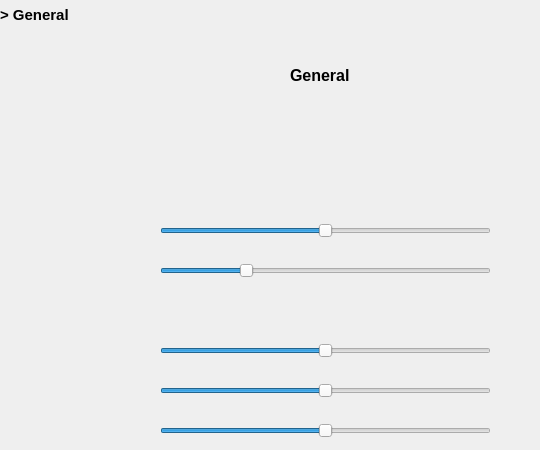
       <widget class="QWidget" name="weapon_general_page">
        <widget class="QLabel" name="label_weapon_general">
         <property name="geometry">
          <rect>
           <x>0</x>
           <y>0</y>
           <width>160</width>
           <height>30</height>
          </rect>
         </property>
         <property name="minimumSize">
          <size>
           <width>160</width>
           <height>30</height>
          </size>
         </property>
         <property name="maximumSize">
          <size>
           <width>160</width>
           <height>30</height>
          </size>
         </property>
         <property name="font">
          <font>
           <family>Yu Gothic UI</family>
           <pointsize>11</pointsize>
           <weight>75</weight>
           <bold>true</bold>
          </font>
         </property>
         <property name="text">
          <string>&gt; General</string>
         </property>
        </widget>
        <widget class="QSlider" name="value_aim_range_general">
         <property name="geometry">
          <rect>
           <x>160</x>
           <y>220</y>
           <width>331</width>
           <height>22</height>
          </rect>
         </property>
         <property name="maximum">
          <number>100</number>
         </property>
         <property name="singleStep">
          <number>10</number>
         </property>
         <property name="value">
          <number>50</number>
         </property>
         <property name="orientation">
          <enum>Qt::Horizontal</enum>
         </property>
         <property name="invertedAppearance">
          <bool>false</bool>
         </property>
         <property name="tickPosition">
          <enum>QSlider::NoTicks</enum>
         </property>
         <property name="tickInterval">
          <number>50</number>
         </property>
        </widget>
        <widget class="QSlider" name="value_dead_range_general">
         <property name="geometry">
          <rect>
           <x>160</x>
           <y>260</y>
           <width>331</width>
           <height>21</height>
          </rect>
         </property>
         <property name="maximum">
          <number>100</number>
         </property>
         <property name="singleStep">
          <number>10</number>
         </property>
         <property name="value">
          <number>25</number>
         </property>
         <property name="orientation">
          <enum>Qt::Horizontal</enum>
         </property>
         <property name="invertedAppearance">
          <bool>false</bool>
         </property>
         <property name="tickPosition">
          <enum>QSlider::NoTicks</enum>
         </property>
         <property name="tickInterval">
          <number>25</number>
         </property>
        </widget>
        <widget class="QSlider" name="value_pid_p_general">
         <property name="geometry">
          <rect>
           <x>160</x>
           <y>340</y>
           <width>331</width>
           <height>21</height>
          </rect>
         </property>
         <property name="maximum">
          <number>100</number>
         </property>
         <property name="singleStep">
          <number>10</number>
         </property>
         <property name="value">
          <number>50</number>
         </property>
         <property name="orientation">
          <enum>Qt::Horizontal</enum>
         </property>
         <property name="invertedAppearance">
          <bool>false</bool>
         </property>
         <property name="tickPosition">
          <enum>QSlider::NoTicks</enum>
         </property>
         <property name="tickInterval">
          <number>25</number>
         </property>
        </widget>
        <widget class="QSlider" name="value_pid_i_general">
         <property name="geometry">
          <rect>
           <x>160</x>
           <y>380</y>
           <width>331</width>
           <height>21</height>
          </rect>
         </property>
         <property name="maximum">
          <number>100</number>
         </property>
         <property name="singleStep">
          <number>10</number>
         </property>
         <property name="value">
          <number>50</number>
         </property>
         <property name="orientation">
          <enum>Qt::Horizontal</enum>
         </property>
         <property name="invertedAppearance">
          <bool>false</bool>
         </property>
         <property name="tickPosition">
          <enum>QSlider::NoTicks</enum>
         </property>
         <property name="tickInterval">
          <number>25</number>
         </property>
        </widget>
        <widget class="QSlider" name="value_pid_d_general">
         <property name="geometry">
          <rect>
           <x>160</x>
           <y>420</y>
           <width>331</width>
           <height>21</height>
          </rect>
         </property>
         <property name="maximum">
          <number>100</number>
         </property>
         <property name="singleStep">
          <number>10</number>
         </property>
         <property name="value">
          <number>50</number>
         </property>
         <property name="orientation">
          <enum>Qt::Horizontal</enum>
         </property>
         <property name="invertedAppearance">
          <bool>false</bool>
         </property>
         <property name="tickPosition">
          <enum>QSlider::NoTicks</enum>
         </property>
         <property name="tickInterval">
          <number>25</number>
         </property>
        </widget>
        <widget class="QLabel" name="label_weapon_title_general">
         <property name="geometry">
          <rect>
           <x>290</x>
           <y>60</y>
           <width>71</width>
           <height>30</height>
          </rect>
         </property>
         <property name="minimumSize">
          <size>
           <width>0</width>
           <height>30</height>
          </size>
         </property>
         <property name="maximumSize">
          <size>
           <width>160</width>
           <height>30</height>
          </size>
         </property>
         <property name="font">
          <font>
           <family>Yu Gothic UI</family>
           <pointsize>12</pointsize>
           <weight>75</weight>
           <bold>true</bold>
          </font>
         </property>
         <property name="styleSheet">
          <string notr="true">color: rgb(0,0,0)</string>
         </property>
         <property name="text">
          <string>General</string>
         </property>
        </widget>
        <widget class="QPushButton" name="value_enabled_general">
         <property name="geometry">
          <rect>
           <x>470</x>
           <y>133</y>
           <width>61</width>
           <height>35</height>
          </rect>
         </property>
         <property name="styleSheet">
          <string notr="true">#value_enabled_general {
	image: url(:/resources/Resources/icon/button_on.png);
	background-color: rgba(0, 0, 0, 0);
	border:none;
}

#value_enabled_general:checked {
	image: url(:/resources/Resources/icon/button_on.png);
}
</string>
         </property>
         <property name="text">
          <string/>
         </property>
         <property name="checkable">
          <bool>false</bool>
         </property>
         <property name="checked">
          <bool>false</bool>
         </property>
        </widget>
       </widget>
